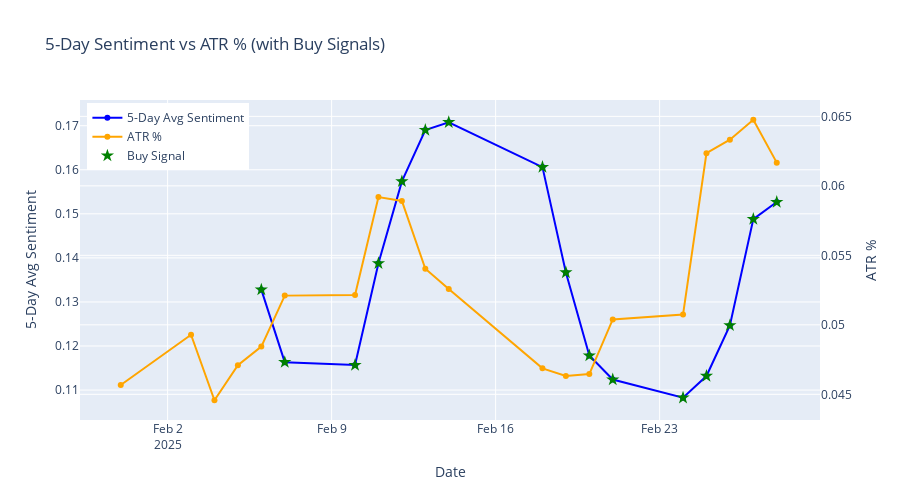

Source (notebook cell):
### Code cell
# Ensure 'Date' is datetime and set as index if needed
merged_data['Date'] = pd.to_datetime(merged_data['Date'])

fig = go.Figure()

# Plot 5-day Avg Sentiment
fig.add_trace(go.Scatter(
    x=merged_data['Date'],
    y=merged_data['5_day_avg_sentiment_norm'],
    mode='lines+markers',
    name='5-Day Avg Sentiment',
    line=dict(color='blue')
))

# Plot ATR %
fig.add_trace(go.Scatter(
    x=merged_data['Date'],
    y=merged_data['atr_pct'],
    mode='lines+markers',
    name='ATR %',
    yaxis='y2',
    line=dict(color='orange')
))

# Optional: Highlight Buy Signal Dates (even though there are none now)
fig.add_trace(go.Scatter(
    x=merged_data.loc[merged_data['Buy_Signal'], 'Date'],
    y=merged_data.loc[merged_data['Buy_Signal'], '5_day_avg_sentiment_norm'],
    mode='markers',
    marker=dict(color='green', size=10, symbol='star'),
    name='Buy Signal'
))

# Add dual axis layout
fig.update_layout(
    title="5-Day Sentiment vs ATR % (with Buy Signals)",
    xaxis_title='Date',
    yaxis=dict(title='5-Day Avg Sentiment'),
    yaxis2=dict(title='ATR %', overlaying='y', side='right'),
    legend=dict(x=0.01, y=0.99),
    height=500
)

fig.show()

### Figure 1 — Plotly figure (JSON) as saved in the notebook; plotly's stock layout.template omitted (floating-point values rounded to 4 significant figures)
{"data": [{"line": {"color": "blue"}, "mode": "lines+markers", "name": "5-Day Avg Sentiment", "type": "scatter", "x": ["2025-01-31T00:00:00", "2025-02-03T00:00:00", "2025-02-04T00:00:00", "2025-02-05T00:00:00", "2025-02-06T00:00:00", "2025-02-07T00:00:00", "2025-02-10T00:00:00", "2025-02-11T00:00:00", "2025-02-12T00:00:00", "2025-02-13T00:00:00", "2025-02-14T00:00:00", "2025-02-18T00:00:00", "2025-02-19T00:00:00", "2025-02-20T00:00:00", "2025-02-21T00:00:00", "2025-02-24T00:00:00", "2025-02-25T00:00:00", "2025-02-26T00:00:00", "2025-02-27T00:00:00", "2025-02-28T00:00:00"], "y": [null, null, null, null, 0.1328, 0.1163, 0.1157, 0.1388, 0.1574, 0.169, 0.1708, 0.1606, 0.1367, 0.1178, 0.1124, 0.1083, 0.1132, 0.1247, 0.1488, 0.1527]}, {"line": {"color": "orange"}, "mode": "lines+markers", "name": "ATR %", "type": "scatter", "x": ["2025-01-31T00:00:00", "2025-02-03T00:00:00", "2025-02-04T00:00:00", "2025-02-05T00:00:00", "2025-02-06T00:00:00", "2025-02-07T00:00:00", "2025-02-10T00:00:00", "2025-02-11T00:00:00", "2025-02-12T00:00:00", "2025-02-13T00:00:00", "2025-02-14T00:00:00", "2025-02-18T00:00:00", "2025-02-19T00:00:00", "2025-02-20T00:00:00", "2025-02-21T00:00:00", "2025-02-24T00:00:00", "2025-02-25T00:00:00", "2025-02-26T00:00:00", "2025-02-27T00:00:00", "2025-02-28T00:00:00"], "y": [0.04567, 0.04929, 0.04457, 0.04709, 0.04843, 0.0521, 0.05215, 0.05919, 0.05891, 0.05403, 0.05259, 0.04687, 0.04633, 0.04646, 0.05039, 0.05074, 0.06235, 0.06332, 0.06476, 0.06167], "yaxis": "y2"}, {"marker": {"color": "green", "size": 10, "symbol": "star"}, "mode": "markers", "name": "Buy Signal", "type": "scatter", "x": ["2025-02-03T00:00:00", "2025-02-05T00:00:00", "2025-02-06T00:00:00", "2025-02-07T00:00:00", "2025-02-10T00:00:00", "2025-02-11T00:00:00", "2025-02-12T00:00:00", "2025-02-13T00:00:00", "2025-02-14T00:00:00", "2025-02-18T00:00:00", "2025-02-19T00:00:00", "2025-02-20T00:00:00", "2025-02-21T00:00:00", "2025-02-24T00:00:00", "2025-02-25T00:00:00", "2025-02-26T00:00:00", "2025-02-27T00:00:00", "2025-02-28T00:00:00"], "y": [null, null, 0.1328, 0.1163, 0.1157, 0.1388, 0.1574, 0.169, 0.1708, 0.1606, 0.1367, 0.1178, 0.1124, 0.1083, 0.1132, 0.1247, 0.1488, 0.1527]}], "layout": {"height": 500, "legend": {"x": 0.01, "y": 0.99}, "title": {"text": "5-Day Sentiment vs ATR % (with Buy Signals)"}, "xaxis": {"title": {"text": "Date"}}, "yaxis": {"title": {"text": "5-Day Avg Sentiment"}}, "yaxis2": {"overlaying": "y", "side": "right", "title": {"text": "ATR %"}}}}
